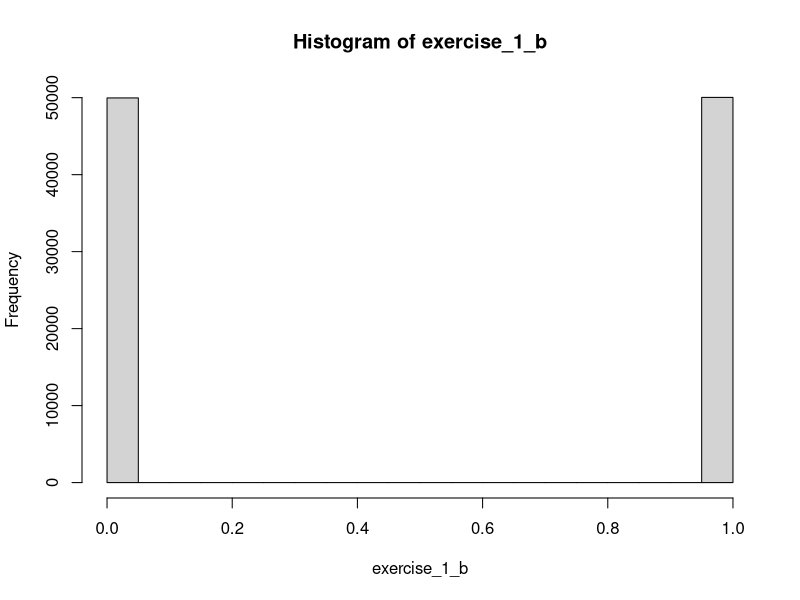
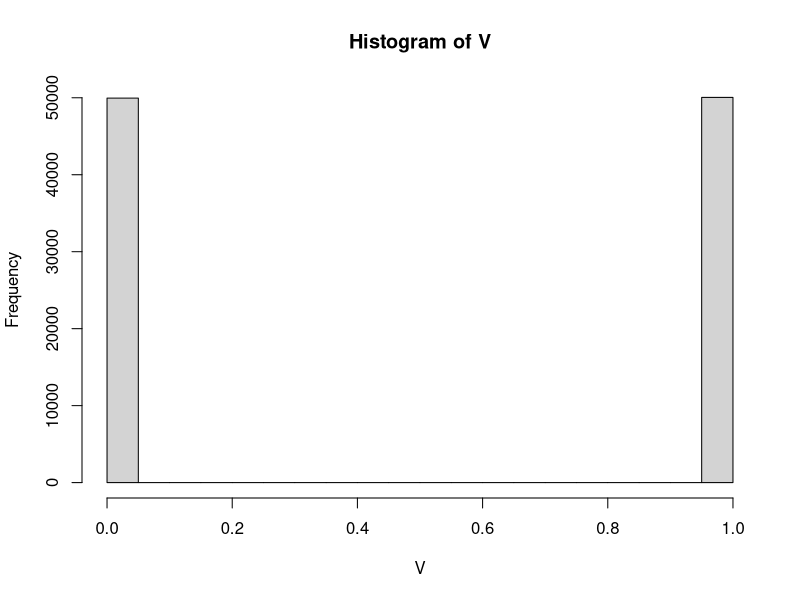
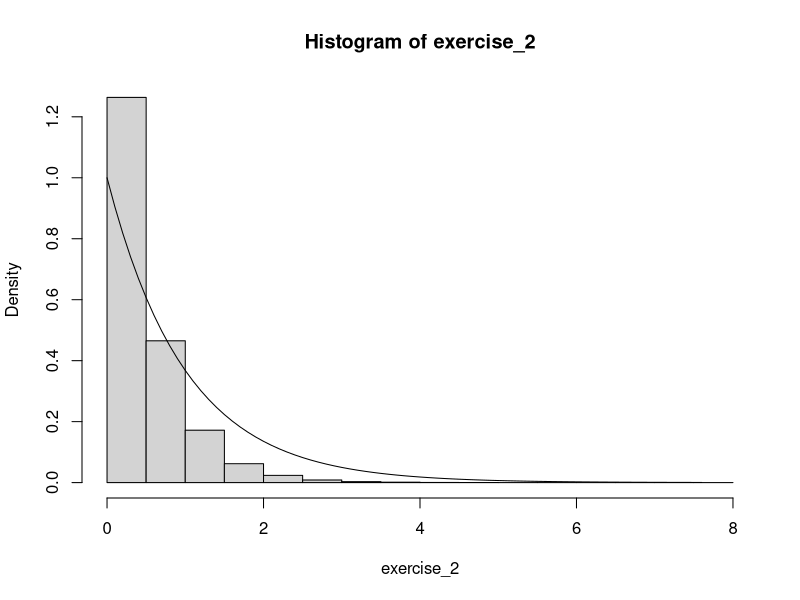

These charts were generated, in order, by the following R code:
# Aufgabe 1
U <- runif(10^5,0,1)
V <- rbinom(10^5, 1, .5)

probability <- .5

bernoulli_dist <- function(k,p) {
	return (p^k*(1-p)^(1-k)) 
}

exercise_1_b <- sapply(U,function(x) if(x>=probability) 1 else 0 )

hist(exercise_1_b)
hist(V)

# Aufgabe 2

lambda <- 2

exercise_2 <- qexp(U,lambda)
hist(exercise_2, freq=FALSE)

x <- seq(0,max(exercise_2),.1)
lines(x,dexp(x))


# Aufgabe 3:
